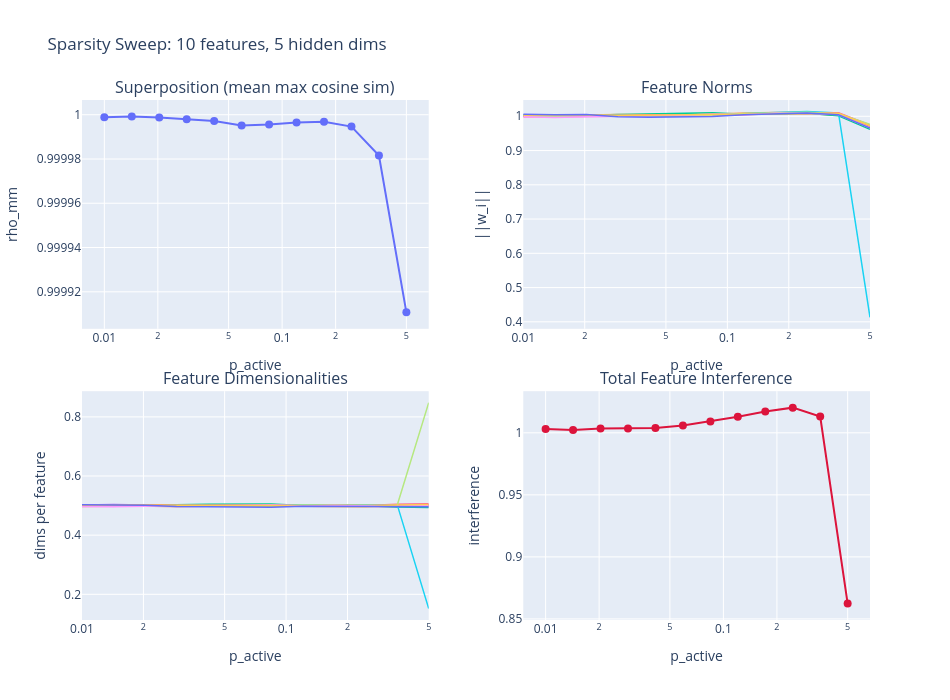

The notebook cell saved with this chart:
### Code cell
fig = make_subplots(
    rows=2,
    cols=2,
    subplot_titles=(
        "Superposition (mean max cosine sim)",
        "Feature Norms",
        "Feature Dimensionalities",
        "Total Feature Interference",
    ),
    horizontal_spacing=0.12,
    vertical_spacing=0.12,
)

p_vals = [r["p_active"] for r in sparsity_results]

# Panel 1: Superposition metric
fig.add_trace(
    go.Scatter(
        x=p_vals,
        y=[r["superposition"] for r in sparsity_results],
        mode="lines+markers",
        name="rho_mm",
        marker=dict(size=8),
        line=dict(width=2),
    ),
    row=1,
    col=1,
)

# Panel 2: Feature norms — each feature gets a trace
for i in range(N_FEATURES):
    fig.add_trace(
        go.Scatter(
            x=p_vals,
            y=[r["feature_norms"][i] for r in sparsity_results],
            mode="lines",
            name=f"feat {i}",
            line=dict(width=1.5),
            showlegend=False,
        ),
        row=1,
        col=2,
    )

# Panel 3: Feature dimensionalities
for i in range(N_FEATURES):
    fig.add_trace(
        go.Scatter(
            x=p_vals,
            y=[r["feature_dims"][i] for r in sparsity_results],
            mode="lines",
            name=f"feat {i}",
            line=dict(width=1.5),
            showlegend=False,
        ),
        row=2,
        col=1,
    )

# Panel 4: Mean total interference
fig.add_trace(
    go.Scatter(
        x=p_vals,
        y=[r["mean_interference"] for r in sparsity_results],
        mode="lines+markers",
        name="mean interference",
        marker=dict(size=8),
        line=dict(width=2, color="crimson"),
    ),
    row=2,
    col=2,
)

# All panels share log-scaled x-axes
for row in [1, 2]:
    for col in [1, 2]:
        fig.update_xaxes(type="log", title_text="p_active", row=row, col=col)

fig.update_yaxes(title_text="rho_mm", row=1, col=1)
fig.update_yaxes(title_text="||w_i||", row=1, col=2)
fig.update_yaxes(title_text="dims per feature", row=2, col=1)
fig.update_yaxes(title_text="interference", row=2, col=2)

fig.update_layout(
    title_text=(f"Sparsity Sweep: {N_FEATURES} features, {N_HIDDEN} hidden dims"),
    height=700,
    width=950,
    showlegend=False,
)
fig.show()

### Figure 1 — Plotly figure (JSON) as saved in the notebook; plotly's stock layout.template omitted (floating-point values rounded to 4 significant figures)
{"data": [{"line": {"width": 2}, "marker": {"size": 8}, "mode": "lines+markers", "name": "rho_mm", "type": "scatter", "x": [0.01, 0.01427, 0.02037, 0.02906, 0.04148, 0.05919, 0.08447, 0.1205, 0.172, 0.2455, 0.3504, 0.5], "xaxis": "x", "y": [1.0, 1.0, 1.0, 1.0, 1.0, 1.0, 1.0, 1.0, 1.0, 1.0, 1.0, 0.9999], "yaxis": "y"}, {"line": {"width": 1.5}, "mode": "lines", "name": "feat 0", "showlegend": false, "type": "scatter", "x": [0.01, 0.01427, 0.02037, 0.02906, 0.04148, 0.05919, 0.08447, 0.1205, 0.172, 0.2455, 0.3504, 0.5], "xaxis": "x2", "y": [0.9999, 0.9997, 0.9992, 0.9989, 1.0, 1.003, 1.003, 1.005, 1.007, 1.008, 1.003, 0.9707], "yaxis": "y2"}, {"line": {"width": 1.5}, "mode": "lines", "name": "feat 1", "showlegend": false, "type": "scatter", "x": [0.01, 0.01427, 0.02037, 0.02906, 0.04148, 0.05919, 0.08447, 0.1205, 0.172, 0.2455, 0.3504, 0.5], "xaxis": "x2", "y": [1.004, 1.003, 1.002, 1.005, 1.007, 1.007, 1.01, 1.006, 1.006, 1.009, 1.001, 0.9623], "yaxis": "y2"}, {"line": {"width": 1.5}, "mode": "lines", "name": "feat 2", "showlegend": false, "type": "scatter", "x": [0.01, 0.01427, 0.02037, 0.02906, 0.04148, 0.05919, 0.08447, 0.1205, 0.172, 0.2455, 0.3504, 0.5], "xaxis": "x2", "y": [1.003, 1.004, 1.003, 1.002, 1.0, 1.003, 1.003, 1.007, 1.008, 1.012, 1.008, 0.9672], "yaxis": "y2"}, {"line": {"width": 1.5}, "mode": "lines", "name": "feat 3", "showlegend": false, "type": "scatter", "x": [0.01, 0.01427, 0.02037, 0.02906, 0.04148, 0.05919, 0.08447, 0.1205, 0.172, 0.2455, 0.3504, 0.5], "xaxis": "x2", "y": [1.0, 1.003, 1.004, 1.005, 1.004, 1.004, 1.006, 1.01, 1.011, 1.013, 1.005, 0.9667], "yaxis": "y2"}, {"line": {"width": 1.5}, "mode": "lines", "name": "feat 4", "showlegend": false, "type": "scatter", "x": [0.01, 0.01427, 0.02037, 0.02906, 0.04148, 0.05919, 0.08447, 0.1205, 0.172, 0.2455, 0.3504, 0.5], "xaxis": "x2", "y": [1.002, 0.9998, 1.001, 1.003, 1.002, 1.001, 1.005, 1.009, 1.011, 1.014, 1.01, 0.413], "yaxis": "y2"}, {"line": {"width": 1.5}, "mode": "lines", "name": "feat 5", "showlegend": false, "type": "scatter", "x": [0.01, 0.01427, 0.02037, 0.02906, 0.04148, 0.05919, 0.08447, 0.1205, 0.172, 0.2455, 0.3504, 0.5], "xaxis": "x2", "y": [0.9987, 0.9986, 0.9987, 1.0, 1.003, 1.003, 1.006, 1.005, 1.009, 1.01, 1.011, 0.9743], "yaxis": "y2"}, {"line": {"width": 1.5}, "mode": "lines", "name": "feat 6", "showlegend": false, "type": "scatter", "x": [0.01, 0.01427, 0.02037, 0.02906, 0.04148, 0.05919, 0.08447, 0.1205, 0.172, 0.2455, 0.3504, 0.5], "xaxis": "x2", "y": [1.001, 0.9988, 1.002, 1.001, 1.002, 1.002, 1.003, 1.008, 1.011, 1.012, 1.008, 0.9764], "yaxis": "y2"}, {"line": {"width": 1.5}, "mode": "lines", "name": "feat 7", "showlegend": false, "type": "scatter", "x": [0.01, 0.01427, 0.02037, 0.02906, 0.04148, 0.05919, 0.08447, 0.1205, 0.172, 0.2455, 0.3504, 0.5], "xaxis": "x2", "y": [0.9983, 0.9967, 0.9983, 1.001, 1.002, 1.003, 1.006, 1.005, 1.009, 1.008, 1.005, 0.9666], "yaxis": "y2"}, {"line": {"width": 1.5}, "mode": "lines", "name": "feat 8", "showlegend": false, "type": "scatter", "x": [0.01, 0.01427, 0.02037, 0.02906, 0.04148, 0.05919, 0.08447, 0.1205, 0.172, 0.2455, 0.3504, 0.5], "xaxis": "x2", "y": [1.003, 1.004, 1.004, 1.002, 1.003, 1.004, 1.005, 1.005, 1.006, 1.006, 1.009, 0.9725], "yaxis": "y2"}, {"line": {"width": 1.5}, "mode": "lines", "name": "feat 9", "showlegend": false, "type": "scatter", "x": [0.01, 0.01427, 0.02037, 0.02906, 0.04148, 0.05919, 0.08447, 0.1205, 0.172, 0.2455, 0.3504, 0.5], "xaxis": "x2", "y": [1.006, 1.004, 1.005, 0.9989, 0.9973, 0.9993, 0.9992, 1.005, 1.007, 1.009, 1.005, 0.9654], "yaxis": "y2"}, {"line": {"width": 1.5}, "mode": "lines", "name": "feat 0", "showlegend": false, "type": "scatter", "x": [0.01, 0.01427, 0.02037, 0.02906, 0.04148, 0.05919, 0.08447, 0.1205, 0.172, 0.2455, 0.3504, 0.5], "xaxis": "x3", "y": [0.4999, 0.4984, 0.4975, 0.4969, 0.4982, 0.4995, 0.4984, 0.4976, 0.4979, 0.4977, 0.4968, 0.5021], "yaxis": "y3"}, {"line": {"width": 1.5}, "mode": "lines", "name": "feat 1", "showlegend": false, "type": "scatter", "x": [0.01, 0.01427, 0.02037, 0.02906, 0.04148, 0.05919, 0.08447, 0.1205, 0.172, 0.2455, 0.3504, 0.5], "xaxis": "x3", "y": [0.5028, 0.5021, 0.5016, 0.5032, 0.5047, 0.504, 0.5055, 0.5002, 0.4982, 0.4997, 0.4954, 0.4938], "yaxis": "y3"}, {"line": {"width": 1.5}, "mode": "lines", "name": "feat 2", "showlegend": false, "type": "scatter", "x": [0.01, 0.01427, 0.02037, 0.02906, 0.04148, 0.05919, 0.08447, 0.1205, 0.172, 0.2455, 0.3504, 0.5], "xaxis": "x3", "y": [0.5021, 0.5037, 0.5023, 0.5012, 0.4987, 0.4995, 0.4989, 0.5011, 0.4999, 0.5017, 0.5014, 0.5003], "yaxis": "y3"}, {"line": {"width": 1.5}, "mode": "lines", "name": "feat 3", "showlegend": false, "type": "scatter", "x": [0.01, 0.01427, 0.02037, 0.02906, 0.04148, 0.05919, 0.08447, 0.1205, 0.172, 0.2455, 0.3504, 0.5], "xaxis": "x3", "y": [0.5001, 0.5016, 0.5025, 0.5031, 0.5018, 0.5005, 0.5016, 0.5024, 0.5021, 0.5023, 0.4988, 0.4979], "yaxis": "y3"}, {"line": {"width": 1.5}, "mode": "lines", "name": "feat 4", "showlegend": false, "type": "scatter", "x": [0.01, 0.01427, 0.02037, 0.02906, 0.04148, 0.05919, 0.08447, 0.1205, 0.172, 0.2455, 0.3504, 0.5], "xaxis": "x3", "y": [0.4991, 0.4979, 0.4988, 0.5002, 0.4993, 0.4985, 0.4998, 0.5021, 0.5027, 0.5039, 0.5032, 0.1518], "yaxis": "y3"}, {"line": {"width": 1.5}, "mode": "lines", "name": "feat 5", "showlegend": false, "type": "scatter", "x": [0.01, 0.01427, 0.02037, 0.02906, 0.04148, 0.05919, 0.08447, 0.1205, 0.172, 0.2455, 0.3504, 0.5], "xaxis": "x3", "y": [0.4972, 0.4979, 0.4984, 0.4988, 0.5013, 0.5004, 0.5011, 0.4998, 0.5018, 0.5003, 0.5045, 0.5062], "yaxis": "y3"}, {"line": {"width": 1.5}, "mode": "lines", "name": "feat 6", "showlegend": false, "type": "scatter", "x": [0.01, 0.01427, 0.02037, 0.02906, 0.04148, 0.05919, 0.08447, 0.1205, 0.172, 0.2455, 0.3504, 0.5], "xaxis": "x3", "y": [0.4974, 0.4973, 0.4985, 0.5, 0.5001, 0.4997, 0.4982, 0.5019, 0.5022, 0.5013, 0.5012, 0.8482], "yaxis": "y3"}, {"line": {"width": 1.5}, "mode": "lines", "name": "feat 7", "showlegend": false, "type": "scatter", "x": [0.01, 0.01427, 0.02037, 0.02906, 0.04148, 0.05919, 0.08447, 0.1205, 0.172, 0.2455, 0.3504, 0.5], "xaxis": "x3", "y": [0.4979, 0.4963, 0.4977, 0.5, 0.4999, 0.5003, 0.5018, 0.4989, 0.5001, 0.4983, 0.4986, 0.4997], "yaxis": "y3"}, {"line": {"width": 1.5}, "mode": "lines", "name": "feat 8", "showlegend": false, "type": "scatter", "x": [0.01, 0.01427, 0.02037, 0.02906, 0.04148, 0.05919, 0.08447, 0.1205, 0.172, 0.2455, 0.3504, 0.5], "xaxis": "x3", "y": [0.5009, 0.5021, 0.5012, 0.4998, 0.5007, 0.5015, 0.5002, 0.4979, 0.4973, 0.4961, 0.5021, 0.5037], "yaxis": "y3"}, {"line": {"width": 1.5}, "mode": "lines", "name": "feat 9", "showlegend": false, "type": "scatter", "x": [0.01, 0.01427, 0.02037, 0.02906, 0.04148, 0.05919, 0.08447, 0.1205, 0.172, 0.2455, 0.3504, 0.5], "xaxis": "x3", "y": [0.5026, 0.5027, 0.5015, 0.4967, 0.4953, 0.496, 0.4945, 0.4981, 0.4978, 0.4987, 0.4979, 0.4963], "yaxis": "y3"}, {"line": {"color": "crimson", "width": 2}, "marker": {"size": 8}, "mode": "lines+markers", "name": "mean interference", "type": "scatter", "x": [0.01, 0.01427, 0.02037, 0.02906, 0.04148, 0.05919, 0.08447, 0.1205, 0.172, 0.2455, 0.3504, 0.5], "xaxis": "x4", "y": [1.003, 1.002, 1.004, 1.004, 1.004, 1.006, 1.009, 1.013, 1.017, 1.02, 1.013, 0.8624], "yaxis": "y4"}], "layout": {"annotations": [{"font": {"size": 16}, "showarrow": false, "text": "Superposition (mean max cosine sim)", "x": 0.22, "xanchor": "center", "xref": "paper", "y": 1, "yanchor": "bottom", "yref": "paper"}, {"font": {"size": 16}, "showarrow": false, "text": "Feature Norms", "x": 0.78, "xanchor": "center", "xref": "paper", "y": 1, "yanchor": "bottom", "yref": "paper"}, {"font": {"size": 16}, "showarrow": false, "text": "Feature Dimensionalities", "x": 0.22, "xanchor": "center", "xref": "paper", "y": 0.44, "yanchor": "bottom", "yref": "paper"}, {"font": {"size": 16}, "showarrow": false, "text": "Total Feature Interference", "x": 0.78, "xanchor": "center", "xref": "paper", "y": 0.44, "yanchor": "bottom", "yref": "paper"}], "height": 700, "showlegend": false, "title": {"text": "Sparsity Sweep: 10 features, 5 hidden dims"}, "width": 950, "xaxis": {"anchor": "y", "domain": [0, 0.44], "title": {"text": "p_active"}, "type": "log"}, "xaxis2": {"anchor": "y2", "domain": [0.56, 1], "title": {"text": "p_active"}, "type": "log"}, "xaxis3": {"anchor": "y3", "domain": [0, 0.44], "title": {"text": "p_active"}, "type": "log"}, "xaxis4": {"anchor": "y4", "domain": [0.56, 1], "title": {"text": "p_active"}, "type": "log"}, "yaxis": {"anchor": "x", "domain": [0.56, 1], "title": {"text": "rho_mm"}}, "yaxis2": {"anchor": "x2", "domain": [0.56, 1], "title": {"text": "||w_i||"}}, "yaxis3": {"anchor": "x3", "domain": [0, 0.44], "title": {"text": "dims per feature"}}, "yaxis4": {"anchor": "x4", "domain": [0, 0.44], "title": {"text": "interference"}}}}
